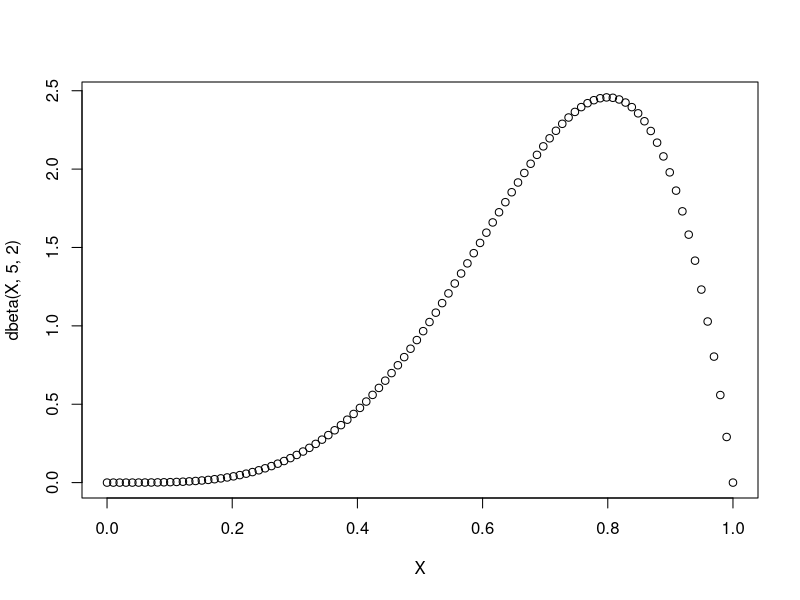
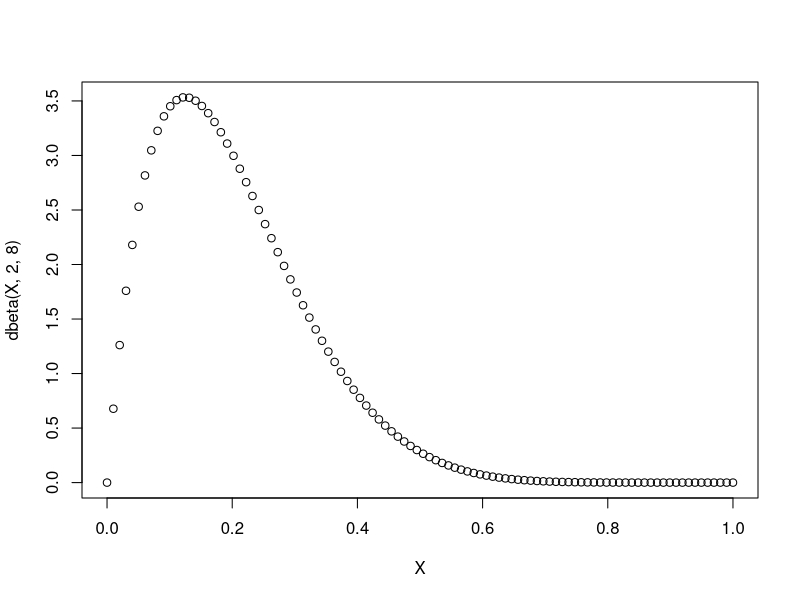
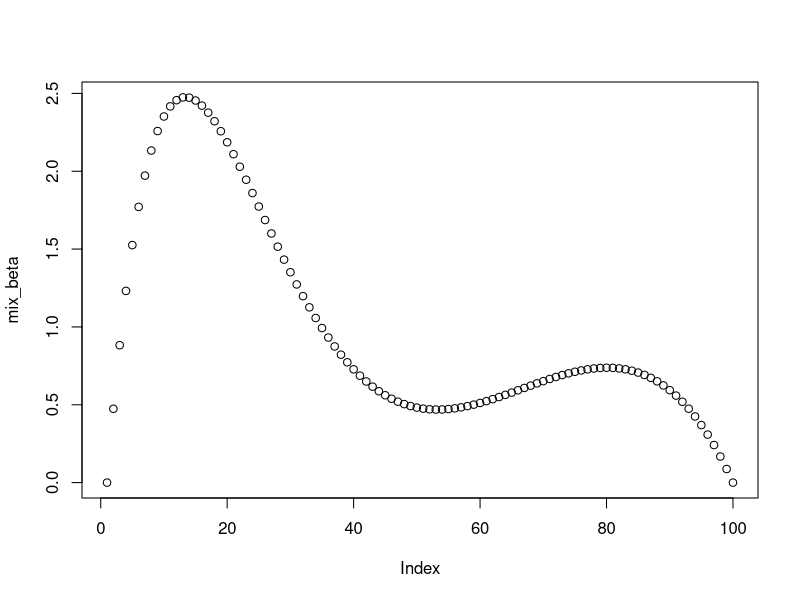
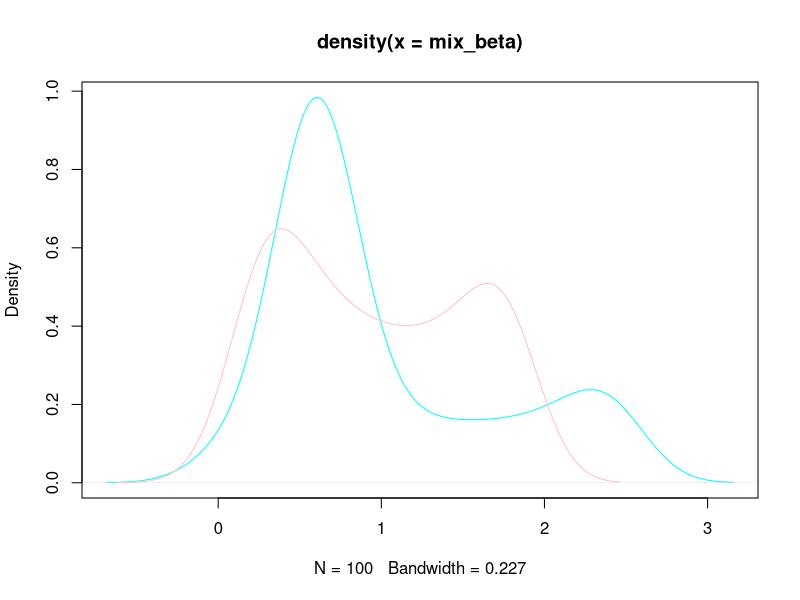
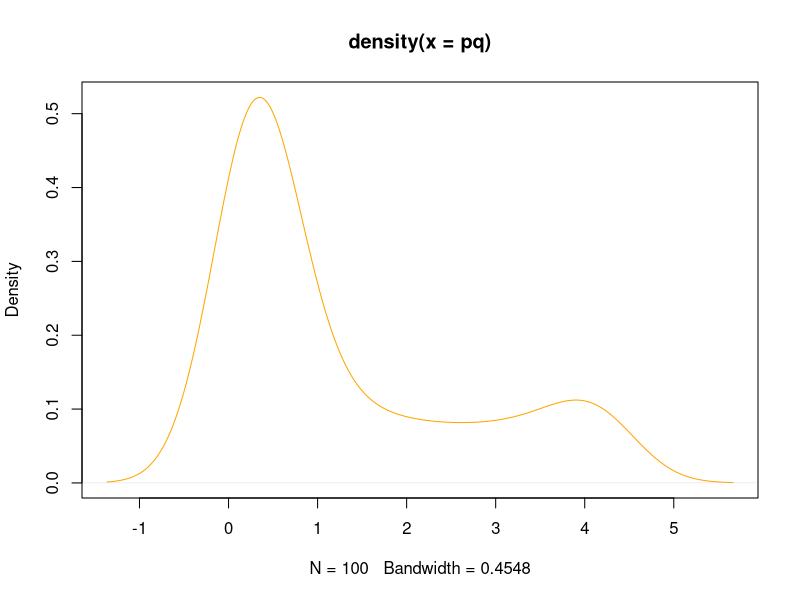
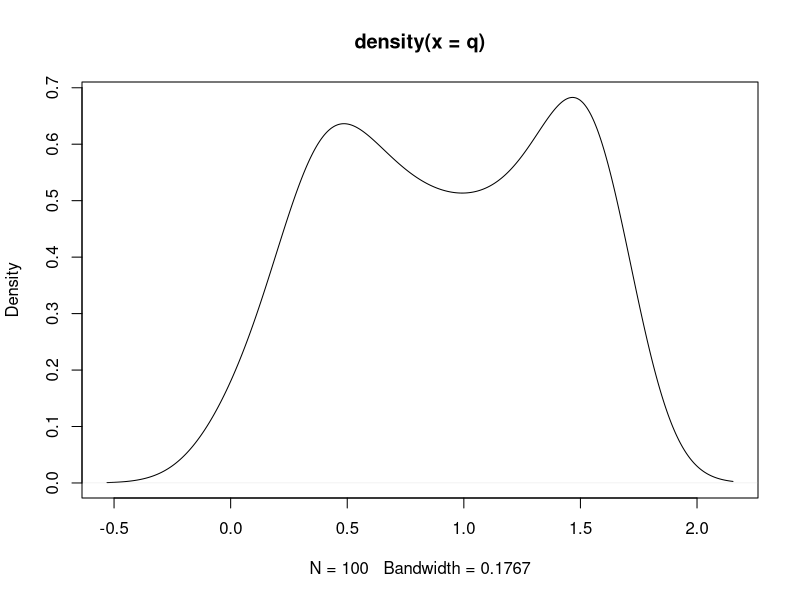
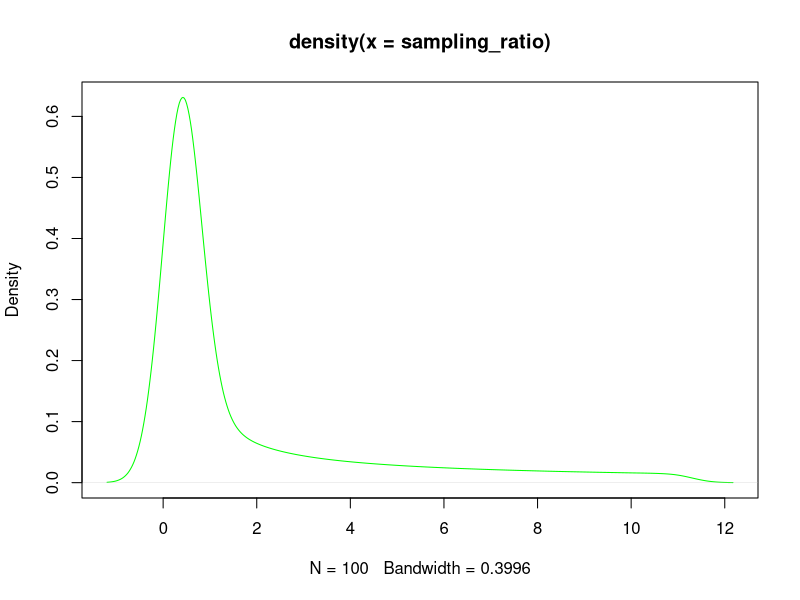
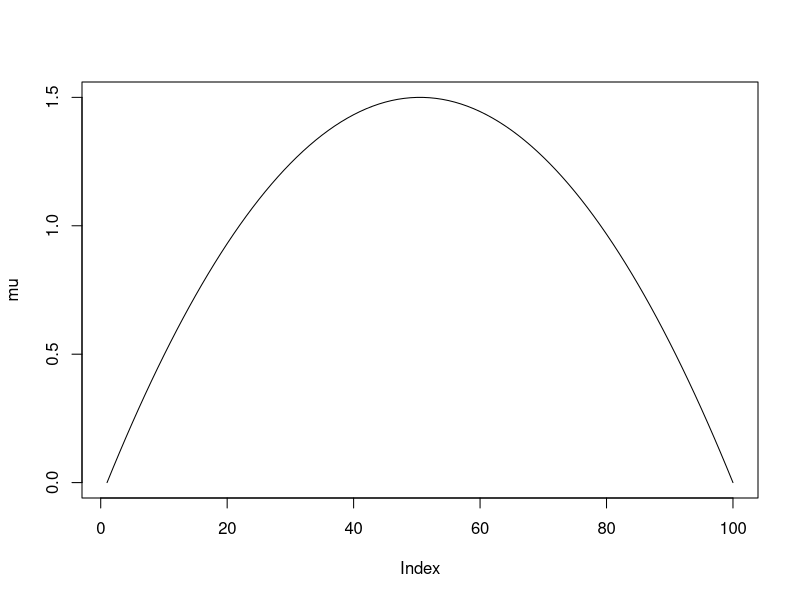

R code for these plots, in order: (Note: this script raises an error after producing the figures.)
#######################
# Homework 3 Code
#######################

#############
# Problem 3
#############

# implementing importance sampling with beta mixture model 
X = seq(0, 1, length.out = 1e2)
plot(X, dbeta(X, 5, 2))
plot(X, dbeta(X, 2, 8))

# trying to implement the mixture 
b1 <- dbeta(X, 5, 2)
b2 <- dbeta(X, 2, 8)
mix_beta = 0.3*b1 + 0.7*b2
plot(mix_beta) # mixture model, our f(x) in this case

p <- dgamma(X, 2, 5) # picking another
plot(density(mix_beta), col = "cyan") # f(x)
lines(density(p), col = "pink") # p(x)

# Now just have to multiply and find a q(x) function for importance sampling 
# taking the proudct 
pq <- p * mix_beta
plot(density(pq), col = "orange") # p(x)q(x)
# how to sample from this?

q <- dgamma(X, 3, 6)
plot(density(q))

# now we can try to get the ratio that we'll sample from 
sampling_ratio <- (p / q) * mix_beta
sampling_ratio[1] <- 0
plot(density(sampling_ratio), col = "green")

# now can do sampling...
# just to pull values from q 
# and then compute these importance values with the samplign ratio 
set.seed(100)
T = 10000
imp_vals <- rep(NA, T)

for (i in 1:T){
  y <- sample(1:100,1)
  imp_vals[i] <- sampling_ratio[y]
}

# now can get the mean 
mean_imp <- mean(imp_vals)

# probability that the random variable is included in the interval 0.45,0.55
# can do this the naive way 
target_prob <- sum(imp_vals > .45 & imp_vals < .55) / length(imp_vals)
print(paste0("Our target probability is: ", round(target_prob, 2)))
#############
# Problem 4 
#############

# Want to investigate the posterior to approximate from 
# product of a beta and log-normal random variables 
# Try simluating this in R 

mu <- dbeta(X, 2, 2)
plot(mu, type = 'l')
sigma <- dlnorm(X, 1, 10)
plot(sigma, type = 'l')

# entering the data 
Y <- c(2.3656 , 2.4952 , 1.0837 , 0.7586 , 
       0.8780 , 1.2765 , 1.4598 , 0.1801 , 
       -1.0009 , 1.4870 , -0.1193 , 0.2578)

# trying the product 
fx <- mu * sigma
plot(fx, type = 'l') # how to approximate this...
# envelope candidate function 
env <- dbeta(X, 2, 6)

# propsing this more formally 
prop_env <- function(n, p1, p2){
  return(rbeta(n, p1, p2))
}

metropolis_MCMC <- function(startval, iterations){
  chain = array(dim = c(iterations+1, 12)) # establishing chain
  chain[1,] = startvalue # length 12 along w data
  for (i in 1:iterations){
    proposal = prop_env(chain[i,], 2, 6)
    
    prob = exp(prop_env(12, 2, 6) - prop_env(chain[i,],2, 6))
    if (runif(1) < prob){
      chain[i+1, ] = proposal
    }else{
      chain[i+1, ] = chain[i,]
    }
  }
  return(chain)
}

start = Y
chain = metropolis_MCMC(startval = start , 
                        iterations = 100000)
